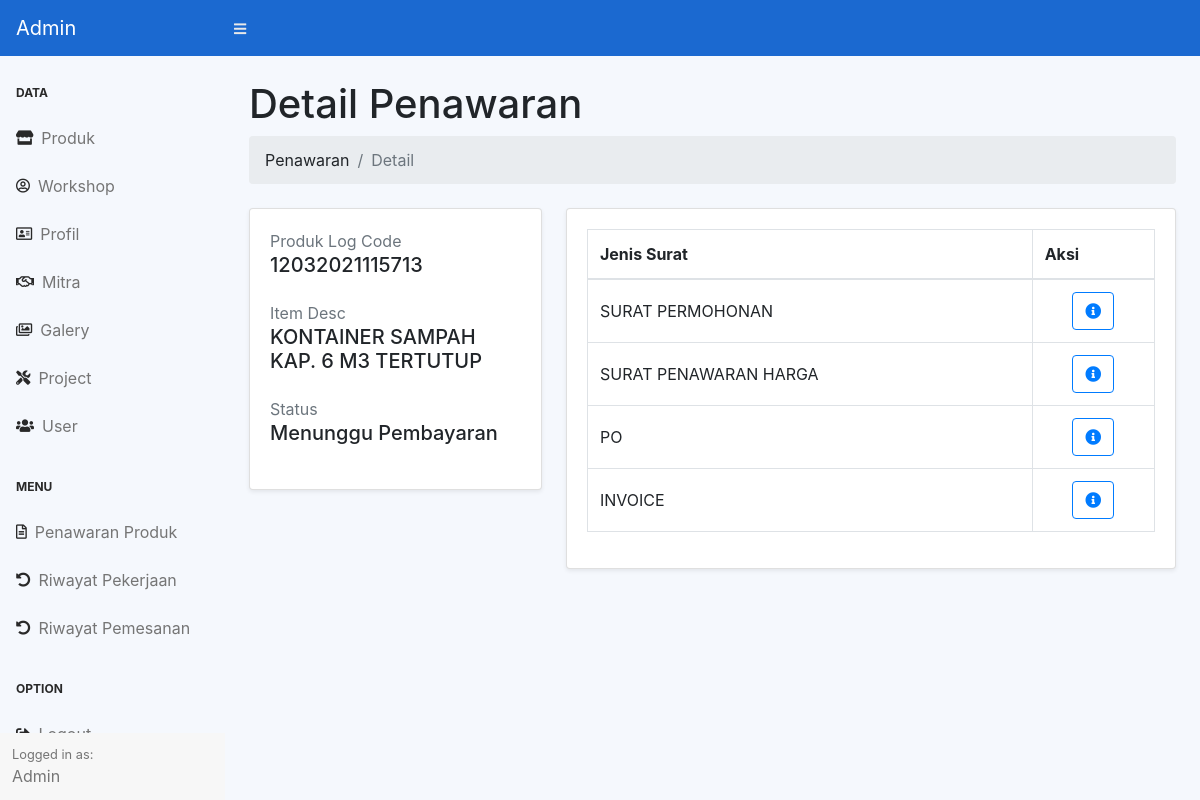
Screenshot of /admin/index.php?page=produk-penawaran-detail&logcode=12032021115713&itemdesc=Kontainer Sampah Kap. 6 M3 Tertutup (signed in) with the database file from the repository.
### tables this page shows
CREATE TABLE `produk_log` (
  `id` int(11) NOT NULL,
  `id_user` int(11) NOT NULL,
  `id_produk` int(11) NOT NULL,
  `log_code` varchar(56) NOT NULL,
  `nama_perusahaan` varchar(255) NOT NULL,
  `alamat_perusahaan` varchar(255) NOT NULL,
  `kota` text NOT NULL,
  `nama_surat` varchar(128) NOT NULL,
  `harga` varchar(255) NOT NULL,
  `terbilang` varchar(255) NOT NULL,
  `jenis_surat` varchar(128) NOT NULL,
  `status_log` varchar(128) NOT NULL DEFAULT 'Menunggu Surat Penawaran Harga',
  `date` text NOT NULL,
  `ongkir` int(128) NOT NULL
);

### admin/Produk-Penawaran/detail.php (the view, shortened to what this page needs)
<div class="container-fluid">
    <h1 class="mt-4">Detail Penawaran </h1>
    <ol class="breadcrumb mb-4">
        <li class="breadcrumb-item ">Penawaran</li>
        <li class="breadcrumb-item active">Detail</li>
    </ol>
    <?php
    $cek = $koneksi->query("SELECT * FROM `produk_log` WHERE log_code='" . $_GET['logcode'] . "' ORDER BY id DESC LIMIT 1");
    $hasilcek = $cek->fetch_assoc();
    $status = $hasilcek['status_log'];
    ?>
    <div class="row">
        <div class="col-lg-4">
            <div class="card mb-4 shadow-sm">
                <div class="card-body">
                    <div class="text-muted">Produk Log Code</div>
                    <div class="h5 mb-4"><?= strtoupper($_GET['logcode']) ?></div>
                    <div class="text-muted">Item Desc</div>
                    <div class="h5 mb-4"><?= strtoupper($_GET['itemdesc']) ?></div>
                    <div class="text-muted">Status</div>
                    <div class="h5 mb-4 d-flex justify-content-between">
                        <?= $status ?>
                    </div>
                </div>
            </div>
        </div>
        <div class="col-lg-8">
            <div class="card mb-4 shadow-sm">
                <div class="card-body">
                    <div class="table-responsive">
                        <table class="table table-bordered" id="dataTable" width="100%" cellspacing="0">
                            <thead>
                                <tr>
                                    <th>Jenis Surat</th>
                                    <th>Aksi</th>
                                </tr>
                            </thead>
                            <tbody>
                                <?php $get = $koneksi->query("SELECT * FROM produk_log WHERE log_code = '" . $_GET['logcode'] . "'") ?>
                                <?php
                                while ($data = $get->fetch_assoc()) :
                                    if ($data['jenis_surat'] == 'PO') : ?>
                                        <tr>
                                            <td class="align-middle text-uppercase"><?= $data['jenis_surat'] ?></td>
                                            <td class="text-center">
                                                <a href="Produk-Penawaran/po.php?logcode=<?= $data['log_code'] ?>" class="btn btn-outline-primary" target="_blank"><i class="fas fa-info-circle"></i></a>
                                            </td>
                                        </tr>
                                    <?php elseif ($data['jenis_surat'] == 'SURAT PENAWARAN HARGA') : ?>
                                        <tr>
                                            <td class="align-middle text-uppercase"><?= $data['jenis_surat'] ?></td>
                                            <td class="text-center">
                                                <a href="Produk-Penawaran/pH.php?id=<?= $data['id'] ?>&terbilang=<?= $data['terbilang'] ?>&harga=<?= $data['harga'] ?>&logcode=<?= $data['log_code'] ?>" class="btn btn-outline-primary" target="_blank"><i class="fas fa-info-circle"></i></a>
                                            </td>
                                        </tr>
                                    <?php elseif ($data['jenis_surat'] == 'INVOICE') : ?>
                                        <tr>
                                            <td class="align-middle text-uppercase"><?= $data['jenis_surat'] ?></td>
                                            <td class="text-center">
                                                <a href="Produk-Penawaran/invoice.php?id=<?= $data['id'] ?>&terbilangs=<?= $data['terbilang'] ?>&hargas=<?= $data['harga'] ?>&logcode=<?= $data['log_code'] ?>" class="btn btn-outline-primary" target="_blank"><i class="fas fa-info-circle"></i></a>
                                            </td>
                                        </tr>
                                    <?php else : ?>
                                        <tr>
                                            <td class="align-middle text-uppercase"><?= $data['jenis_surat'] ?></td>
                                            <td class="text-center">
                                                <a href="../assets/dokumen/<?= $data['nama_surat'] ?>" class="btn btn-outline-primary" target="_blank"><i class="fas fa-info-circle"></i></a>
                                            </td>
                                        </tr>
                                <?php endif;
                                endwhile ?>
                            </tbody>
                        </table>
                    </div>
                </div>
            </div>
        </div>
    </div>
</div>

### assets/css/customview.css (style rules this page uses)
.bg-grey { background-color: #f5f8fd !important; }

### rows the page displays
produk_log: status_log "Menunggu Pembayaran", jenis_surat "INVOICE"
produk_log: jenis_surat "SURAT PERMOHONAN"
produk_log: jenis_surat "SURAT PENAWARAN HARGA"
produk_log: jenis_surat "PO"

### other values shown
$_GET['logcode'] "12032021115713"
$_GET['itemdesc'] "KONTAINER SAMPAH KAP. 6 M3 TERTUTUP"
